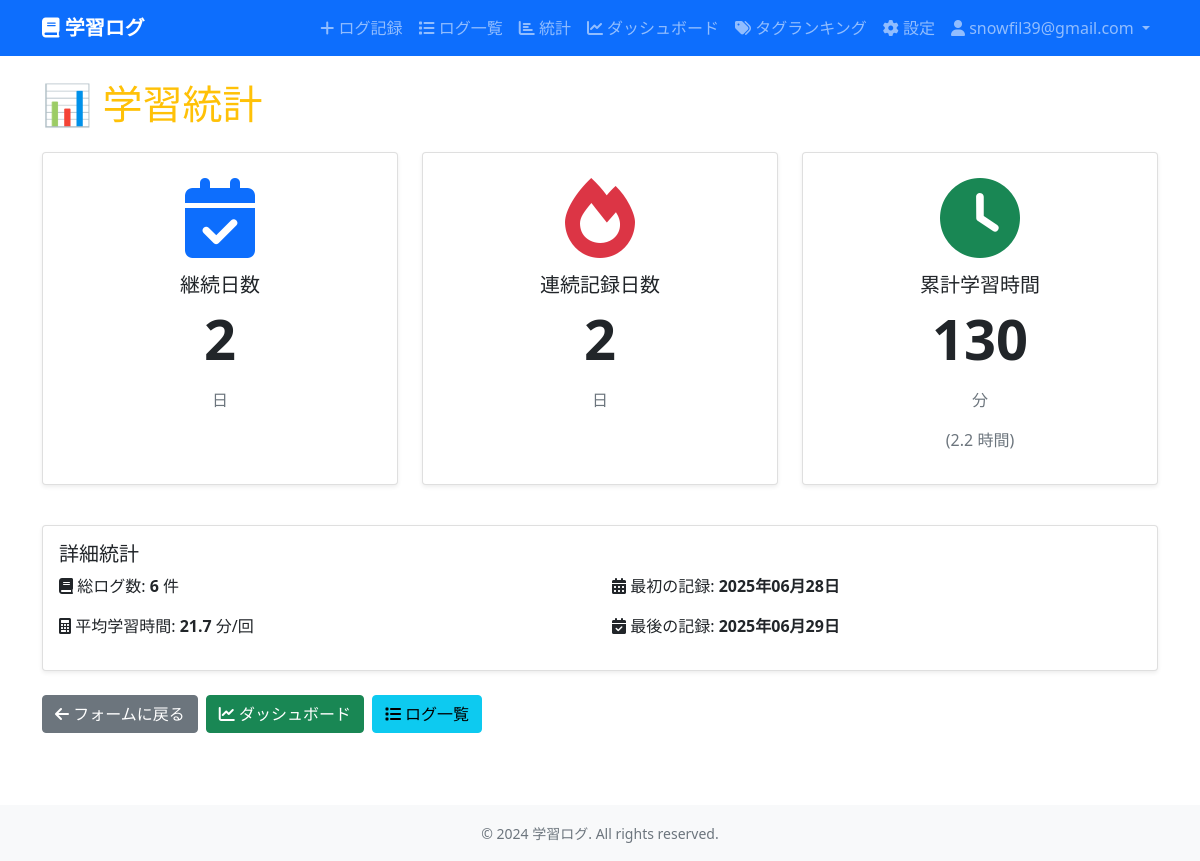
/stats (signed in), run on the app's committed database.
### db.py (models this page shows, shortened)
class User(Base, UserMixin):
    __tablename__ = "users"
    id = Column(Integer, primary_key=True)
    username = Column(String(80), unique=True, nullable=True)  # オプション
    email = Column(String(120), nullable=False, unique=True)
    password_hash = Column(String(255), nullable=False)
    created_at = Column(DateTime, default=datetime.utcnow)
    is_active = Column(Boolean, default=True)
    calendar_id = Column(String(255), nullable=True)
    logs = relationship("Log", back_populates="user", cascade="all, delete-orphan")

class Log(Base):
    __tablename__ = "logs"
    id = Column(Integer, primary_key=True)
    date = Column(Date, nullable=False)
    start_time = Column(Time, nullable=False)
    duration = Column(Integer, nullable=False)
    content = Column(Text)
    impression = Column(Text)
    tags = Column(Text, default="")
    user_id = Column(Integer, ForeignKey("users.id"), nullable=False)
    user = relationship("User", back_populates="logs")

### app.py (the view, shortened to what this page needs)
@app.route('/stats')
@login_required
def stats():
    session = Session()
    try:
        user_logs = session.query(Log).filter_by(user_id=current_user.id).order_by(Log.date.desc()).all()
        if not user_logs:
            return render_template('stats.html',
                                 days=0,
                                 streak=0,
                                 total_time=0,
                                 logs=[])
        total_time = sum(log.duration for log in user_logs)  # total_time に変更
        days = len(set(log.date for log in user_logs))  # days に変更
        dates = sorted(set(log.date for log in user_logs))
        streak = 1
        current_streak = 1
        today = date.today()
        if dates and dates[-1] == today:
            for i in range(len(dates) - 1, 0, -1):
                if (dates[i] - dates[i-1]).days == 1:
                    current_streak += 1
                else:
                    break
            streak = current_streak
        else:
            streak = 0
        return render_template('stats.html',
                             days=days,  # 継続日数
                             streak=streak,  # 連続記録日数
                             total_time=total_time,  # 累計学習時間
                             logs=user_logs)  # ログリスト（追加情報用）
    finally:
        session.close()

### app.py (called while the page is built)
@login_manager.user_loader
def load_user(user_id):
    with Session() as session:
        return session.query(User).get(int(user_id))

### templates/stats.html (shortened to what this page needs)
{% extends "base.html" %}
{% block content %}
<div class="container">
    <h1 class="mb-4 text-warning">📊 学習統計</h1>
    <div class="row">
        <div class="col-md-4 mb-3">
            <div class="card shadow-sm h-100">
                <div class="card-body text-center">
                    <div class="display-1 text-primary mb-2">
                        <i class="fas fa-calendar-check"></i>
                    </div>
                    <h5 class="card-title">継続日数</h5>
                    <p class="display-4 fw-bold">{{ days }}</p>
                    <p class="text-muted">日</p>
                </div>
            </div>
        </div>
        <div class="col-md-4 mb-3">
            <div class="card shadow-sm h-100">
                <div class="card-body text-center">
                    <div class="display-1 text-danger mb-2">
                        <i class="fas fa-fire"></i>
                    </div>
                    <h5 class="card-title">連続記録日数</h5>
                    <p class="display-4 fw-bold">{{ streak }}</p>
                    <p class="text-muted">日</p>
                </div>
            </div>
        </div>
        <div class="col-md-4 mb-3">
            <div class="card shadow-sm h-100">
                <div class="card-body text-center">
                    <div class="display-1 text-success mb-2">
                        <i class="fas fa-clock"></i>
                    </div>
                    <h5 class="card-title">累計学習時間</h5>
                    <p class="display-4 fw-bold">{{ total_time }}</p>
                    <p class="text-muted">分</p>
                    <p class="text-muted">({{ "%.1f"|format(total_time / 60) }} 時間)</p>
                </div>
            </div>
        </div>
    </div>
    {% if logs %}
    <div class="card mt-4 shadow-sm">
        <div class="card-body">
            <h5 class="card-title">詳細統計</h5>
            <div class="row">
                <div class="col-md-6">
                    <p><i class="fas fa-book"></i> 総ログ数: <strong>{{ logs|length }}</strong> 件</p>
                    <p><i class="fas fa-calculator"></i> 平均学習時間: <strong>{{ "%.1f"|format(total_time / logs|length) if logs else 0 }}</strong> 分/回</p>
                </div>
                <div class="col-md-6">
                    <p><i class="fas fa-calendar-alt"></i> 最初の記録: <strong>{{ logs[-1].date.strftime('%Y年%m月%d日') if logs else '-' }}</strong></p>
                    <p><i class="fas fa-calendar-check"></i> 最後の記録: <strong>{{ logs[0].date.strftime('%Y年%m月%d日') if logs else '-' }}</strong></p>
                </div>
            </div>
        </div>
    </div>
    {% endif %}
    <div class="d-flex gap-2 mt-4">
        <a href="{{ url_for('index') }}" class="btn btn-secondary">
            <i class="fas fa-arrow-left"></i> フォームに戻る
        </a>
        <a href="{{ url_for('dashboard') }}" class="btn btn-success">
            <i class="fas fa-chart-line"></i> ダッシュボード
        </a>
        <a href="{{ url_for('logs') }}" class="btn btn-info">
            <i class="fas fa-list"></i> ログ一覧
        </a>
    </div>
</div>
{% endblock %}

### templates/base.html (shortened to what this page needs)
<!DOCTYPE html>
<html lang="ja">
<head>
    <link href="https://cdn.jsdelivr.net/npm/bootstrap@5.1.3/dist/css/bootstrap.min.css" rel="stylesheet">
    <link rel="stylesheet" href="https://cdnjs.cloudflare.com/ajax/libs/font-awesome/6.0.0/css/all.min.css">
</head>
<body>
    <nav class="navbar navbar-expand-lg navbar-dark bg-primary">
        <div class="container">
            <a class="navbar-brand" href="{{ url_for('index') }}">
                <i class="fas fa-book"></i> 学習ログ
            </a>
            <div class="collapse navbar-collapse" id="navbarNav">
                <ul class="navbar-nav ms-auto">
                    {% if current_user.is_authenticated %}
                        <li class="nav-item">
                            <a class="nav-link" href="{{ url_for('index') }}">
                                <i class="fas fa-plus"></i> ログ記録
                            </a>
                        </li>
                        <li class="nav-item">
                            <a class="nav-link" href="{{ url_for('logs') }}">
                                <i class="fas fa-list"></i> ログ一覧
                            </a>
                        </li>
                        <li class="nav-item">
                            <a class="nav-link" href="{{ url_for('stats') }}">
                                <i class="fas fa-chart-bar"></i> 統計
                            </a>
                        </li>
                        <li class="nav-item">
                            <a class="nav-link" href="{{ url_for('dashboard') }}">
                                <i class="fas fa-chart-line"></i> ダッシュボード
                            </a>
                        </li>
                        <li class="nav-item">
                            <a class="nav-link" href="{{ url_for('tags_top') }}">
                                <i class="fas fa-tags"></i> タグランキング
                            </a>
                        </li>
                        <li class="nav-item">
                            <a class="nav-link" href="{{ url_for('settings') }}">
                                <i class="fas fa-cog"></i> 設定
                            </a>
                        </li>
                        <li class="nav-item dropdown">
                            <a class="nav-link dropdown-toggle" href="#" id="navbarDropdown" role="button" data-bs-toggle="dropdown">
                                <i class="fas fa-user"></i> {{ current_user.email }}
                            </a>
                        </li>
                    {% endif %}
                </ul>
            </div>
        </div>
    </nav>
    <main class="py-4">
        {% block content %}{% endblock %}
    </main>
    <footer class="bg-light py-3 mt-5">
        <div class="container text-center text-muted">
            <small>&copy; 2024 学習ログ. All rights reserved.</small>
        </div>
    </footer>
</body>
</html>

### templates/base.html (style rules this page uses)
body { min-height: 100vh; display: flex; flex-direction: column; }
main { flex: 1; }
.navbar-brand { font-weight: bold; }

### data on the page
User: email "snowfil39@gmail.com"
Log: date "2025年06月28日"
Log: date "2025年06月29日"

### other printed values
{{ days }} "2"
{{ streak }} "2"
{{ total_time }} "130"
{{ "%.1f"|format(total_time / 60) }} "2.2"
{{ logs|length }} "6"
{{ "%.1f"|format(total_time / logs|length) if logs else 0 }} "21.7"
